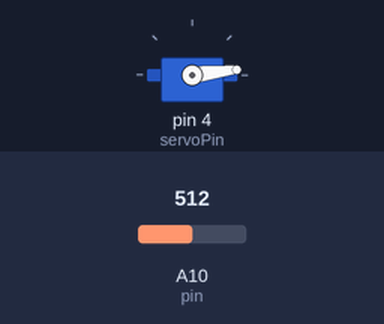
The sketch below on a simulated Arduino Mega 2560, built with avr-gcc and run on an emulated ATmega2560. Shown: servo. The test bench sets the inputs (shaded band); at power-on: A10 (pin) = 512.

Above: at 0.15 s.
At 1.2 s:
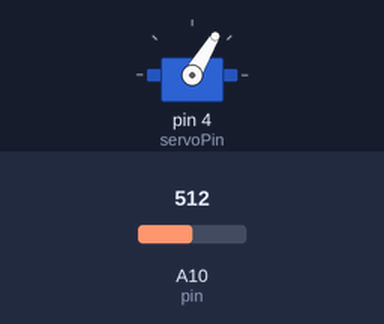
1.3 s: A10 (pin) set to 710
At 1.66 s:
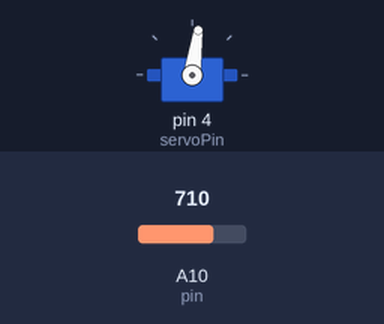
Timing chart, 0 to 5.2 s (numbered marks = the images above; inputs shaded):
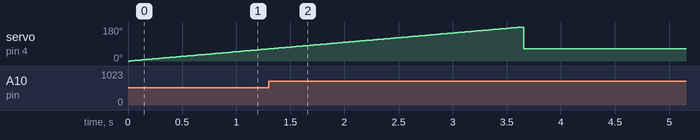

Measured:
- by itself, servo on pin 4 (servoPin): rises from 64° to 180° in 2.3 s, then falls to 65° in 0.02 s

The sketch:

FireDetectionServo.ino
```cpp
//Fire Fighting Code
//Kevin Chow & Mohammad Biglari-Abhari
#include <Servo.h>

//Analogue input pin for the phototransistor
#define pin A10

///Initialising the servo motors
Servo myServo;
//The current pin for the servo motor
int servoPin = 4; //check whether this is actually free or not

//Initalised variables for the maximum light reading and also the position of that maximum light reading
int maxLightReading = 0;
int maxLightPos = 0;
bool oneRound = false;

void setup()
{
  //Serial setting of 9600 for the baudrate
  Serial.begin (9600);
  //Setting A10 as an input
  pinMode (pin, INPUT);
  //Setting up the servo motor
  myServo.attach(servoPin);
}

void loop() {
 if(oneRound == false){
  //For angle of 0 to 180, the servo will sweep through, read from the phototransistor and compare whether the reading is larger than the current stored value for
  //the largest light reading and also its corresponding position (this will not change if it is smaller or equal to)
  for (int i=0; i<=180; i++) {
    //Move to the current positon of i
    myServo.write(i);
    float voltage = analogRead(pin);
    if(voltage > maxLightReading){
      maxLightReading = voltage;
      maxLightPos = myServo.read();
    }
    delay(20);
    oneRound = true;
    }
  }
  //Move the servo to the position of the maximum light reading
  myServo.write(maxLightPos);
}
/*


delay(100);
}
*/
```

IRShortRange.cpp
```cpp
#include "IRShortRange.h"


void IRShort::setupIR(int AnalogIn) {
  this->pin = AnalogIn;
}

float IRShort::readSensor() {
  if(arrayPos == 5)
  {
    arrayPos = 0;
  }
   float result = analogRead(this->pin);
   this->filterStore[this->arrayPos] = result;
   float mean = ((this->filterStore[0]) + (this->filterStore[1]) + (this->filterStore[2]) + (this->filterStore[3]) + (this->filterStore[4])) /5 ;
   this->arrayPos++;
   return multiMap(mean, this->in, this->out, 14);

}


float IRShort::multiMap(int val, float* _in, float* _out, uint8_t size)
{
  // take care the value is within range
  // val = constrain(val, _in[0], _in[size-1]);
  if (val >= _in[0]) return _out[0];//chanmge to flag
  if (val <= _in[size-1]) return _out[size-1];

  // search right interval
  uint8_t pos = 1;  // _in[0] allready tested
  while(val < _in[pos]) pos++;

  // this will handle all exact "points" in the _in array
  if (val == _in[pos]) return _out[pos];

  // interpolate in the right segment for the rest
  return (val - _in[pos-1]) * (_out[pos] - _out[pos-1]) / (_in[pos] - _in[pos-1]) + _out[pos-1]  + 1;
}
```

IRShortRange.h
```cpp
#include "Arduino.h"


class IRShort {

  public:

    void setupIR(int analogIn);
    float readSensor();

  private:
    float val;
    float pin;
    float out[14] = {4, 6, 8, 10 ,12, 14,16,18,20,22,24,26,28,30};
    float in[14] = {466,356,285,233,198,176,156,141,127,113,101,91,78,67};
    float filterStore[5] = {0,0,0,0,0};
    float multiMap(int val, float* _in, float* _out, uint8_t size);
    int arrayPos;


};
```

MadgwickAHRS.cpp
```cpp
// (licence header left out)
//-------------------------------------------------------------------------------------------
// Header files

#include "MadgwickAHRS.h"
#include <math.h>

//-------------------------------------------------------------------------------------------
// Definitions

#define sampleFreqDef   512.0f          // sample frequency in Hz
#define betaDef         0.1f            // 2 * proportional gain


//============================================================================================
// Functions

//-------------------------------------------------------------------------------------------
// AHRS algorithm update

Madgwick::Madgwick() {
	beta = betaDef;
	q0 = 1.0f;
	q1 = 0.0f;
	q2 = 0.0f;
	q3 = 0.0f;
	invSampleFreq = 1.0f / sampleFreqDef;
	anglesComputed = 0;
}

void Madgwick::update(float gx, float gy, float gz, float ax, float ay, float az, float mx, float my, float mz) {
	float recipNorm;
	float s0, s1, s2, s3;
	float qDot1, qDot2, qDot3, qDot4;
	float hx, hy;
	float _2q0mx, _2q0my, _2q0mz, _2q1mx, _2bx, _2bz, _4bx, _4bz, _2q0, _2q1, _2q2, _2q3, _2q0q2, _2q2q3, q0q0, q0q1, q0q2, q0q3, q1q1, q1q2, q1q3, q2q2, q2q3, q3q3;

	// Use IMU algorithm if magnetometer measurement invalid (avoids NaN in magnetometer normalisation)
	if((mx == 0.0f) && (my == 0.0f) && (mz == 0.0f)) {
		updateIMU(gx, gy, gz, ax, ay, az);
		return;
	}

	// Convert gyroscope degrees/sec to radians/sec
	gx *= 0.0174533f;
	gy *= 0.0174533f;
	gz *= 0.0174533f;

	// Rate of change of quaternion from gyroscope
	qDot1 = 0.5f * (-q1 * gx - q2 * gy - q3 * gz);
	qDot2 = 0.5f * (q0 * gx + q2 * gz - q3 * gy);
	qDot3 = 0.5f * (q0 * gy - q1 * gz + q3 * gx);
	qDot4 = 0.5f * (q0 * gz + q1 * gy - q2 * gx);

	// Compute feedback only if accelerometer measurement valid (avoids NaN in accelerometer normalisation)
	if(!((ax == 0.0f) && (ay == 0.0f) && (az == 0.0f))) {

		// Normalise accelerometer measurement
		recipNorm = invSqrt(ax * ax + ay * ay + az * az);
		ax *= recipNorm;
		ay *= recipNorm;
		az *= recipNorm;

		// Normalise magnetometer measurement
		recipNorm = invSqrt(mx * mx + my * my + mz * mz);
		mx *= recipNorm;
		my *= recipNorm;
		mz *= recipNorm;

		// Auxiliary variables to avoid repeated arithmetic
		_2q0mx = 2.0f * q0 * mx;
		_2q0my = 2.0f * q0 * my;
		_2q0mz = 2.0f * q0 * mz;
		_2q1mx = 2.0f * q1 * mx;
		_2q0 = 2.0f * q0;
		_2q1 = 2.0f * q1;
		_2q2 = 2.0f * q2;
		_2q3 = 2.0f * q3;
		_2q0q2 = 2.0f * q0 * q2;
		_2q2q3 = 2.0f * q2 * q3;
		q0q0 = q0 * q0;
		q0q1 = q0 * q1;
		q0q2 = q0 * q2;
		q0q3 = q0 * q3;
		q1q1 = q1 * q1;
		q1q2 = q1 * q2;
		q1q3 = q1 * q3;
		q2q2 = q2 * q2;
		q2q3 = q2 * q3;
		q3q3 = q3 * q3;

		// Reference direction of Earth's magnetic field
		hx = mx * q0q0 - _2q0my * q3 + _2q0mz * q2 + mx * q1q1 + _2q1 * my * q2 + _2q1 * mz * q3 - mx * q2q2 - mx * q3q3;
		hy = _2q0mx * q3 + my * q0q0 - _2q0mz * q1 + _2q1mx * q2 - my * q1q1 + my * q2q2 + _2q2 * mz * q3 - my * q3q3;
		_2bx = sqrtf(hx * hx + hy * hy);
		_2bz = -_2q0mx * q2 + _2q0my * q1 + mz * q0q0 + _2q1mx * q3 - mz * q1q1 + _2q2 * my * q3 - mz * q2q2 + mz * q3q3;
		_4bx = 2.0f * _2bx;
		_4bz = 2.0f * _2bz;

		// Gradient decent algorithm corrective step
		s0 = -_2q2 * (2.0f * q1q3 - _2q0q2 - ax) + _2q1 * (2.0f * q0q1 + _2q2q3 - ay) - _2bz * q2 * (_2bx * (0.5f - q2q2 - q3q3) + _2bz * (q1q3 - q0q2) - mx) + (-_2bx * q3 + _2bz * q1) * (_2bx * (q1q2 - q0q3) + _2bz * (q0q1 + q2q3) - my) + _2bx * q2 * (_2bx * (q0q2 + q1q3) + _2bz * (0.5f - q1q1 - q2q2) - mz);
		s1 = _2q3 * (2.0f * q1q3 - _2q0q2 - ax) + _2q0 * (2.0f * q0q1 + _2q2q3 - ay) - 4.0f * q1 * (1 - 2.0f * q1q1 - 2.0f * q2q2 - az) + _2bz * q3 * (_2bx * (0.5f - q2q2 - q3q3) + _2bz * (q1q3 - q0q2) - mx) + (_2bx * q2 + _2bz * q0) * (_2bx * (q1q2 - q0q3) + _2bz * (q0q1 + q2q3) - my) + (_2bx * q3 - _4bz * q1) * (_2bx * (q0q2 + q1q3) + _2bz * (0.5f - q1q1 - q2q2) - mz);
		s2 = -_2q0 * (2.0f * q1q3 - _2q0q2 - ax) + _2q3 * (2.0f * q0q1 + _2q2q3 - ay) - 4.0f * q2 * (1 - 2.0f * q1q1 - 2.0f * q2q2 - az) + (-_4bx * q2 - _2bz * q0) * (_2bx * (0.5f - q2q2 - q3q3) + _2bz * (q1q3 - q0q2) - mx) + (_2bx * q1 + _2bz * q3) * (_2bx * (q1q2 - q0q3) + _2bz * (q0q1 + q2q3) - my) + (_2bx * q0 - _4bz * q2) * (_2bx * (q0q2 + q1q3) + _2bz * (0.5f - q1q1 - q2q2) - mz);
		s3 = _2q1 * (2.0f * q1q3 - _2q0q2 - ax) + _2q2 * (2.0f * q0q1 + _2q2q3 - ay) + (-_4bx * q3 + _2bz * q1) * (_2bx * (0.5f - q2q2 - q3q3) + _2bz * (q1q3 - q0q2) - mx) + (-_2bx * q0 + _2bz * q2) * (_2bx * (q1q2 - q0q3) + _2bz * (q0q1 + q2q3) - my) + _2bx * q1 * (_2bx * (q0q2 + q1q3) + _2bz * (0.5f - q1q1 - q2q2) - mz);
		recipNorm = invSqrt(s0 * s0 + s1 * s1 + s2 * s2 + s3 * s3); // normalise step magnitude
		s0 *= recipNorm;
		s1 *= recipNorm;
		s2 *= recipNorm;
		s3 *= recipNorm;

		// Apply feedback step
		qDot1 -= beta * s0;
		qDot2 -= beta * s1;
		qDot3 -= beta * s2;
		qDot4 -= beta * s3;
	}

	// Integrate rate of change of quaternion to yield quaternion
	q0 += qDot1 * invSampleFreq;
	q1 += qDot2 * invSampleFreq;
	q2 += qDot3 * invSampleFreq;
	q3 += qDot4 * invSampleFreq;

	// Normalise quaternion
	recipNorm = invSqrt(q0 * q0 + q1 * q1 + q2 * q2 + q3 * q3);
	q0 *= recipNorm;
	q1 *= recipNorm;
	q2 *= recipNorm;
	q3 *= recipNorm;
	anglesComputed = 0;
}

//-------------------------------------------------------------------------------------------
// IMU algorithm update

void Madgwick::updateIMU(float gx, float gy, float gz, float ax, float ay, float az) {
	float recipNorm;
	float s0, s1, s2, s3;
	float qDot1, qDot2, qDot3, qDot4;
	float _2q0, _2q1, _2q2, _2q3, _4q0, _4q1, _4q2 ,_8q1, _8q2, q0q0, q1q1, q2q2, q3q3;

	// Convert gyroscope degrees/sec to radians/sec
	gx *= 0.0174533f;
	gy *= 0.0174533f;
	gz *= 0.0174533f;

	// Rate of change of quaternion from gyroscope
	qDot1 = 0.5f * (-q1 * gx - q2 * gy - q3 * gz);
	qDot2 = 0.5f * (q0 * gx + q2 * gz - q3 * gy);
	qDot3 = 0.5f * (q0 * gy - q1 * gz + q3 * gx);
	qDot4 = 0.5f * (q0 * gz + q1 * gy - q2 * gx);

	// Compute feedback only if accelerometer measurement valid (avoids NaN in accelerometer normalisation)
	if(!((ax == 0.0f) && (ay == 0.0f) && (az == 0.0f))) {

		// Normalise accelerometer measurement
		recipNorm = invSqrt(ax * ax + ay * ay + az * az);
		ax *= recipNorm;
		ay *= recipNorm;
		az *= recipNorm;

		// Auxiliary variables to avoid repeated arithmetic
		_2q0 = 2.0f * q0;
		_2q1 = 2.0f * q1;
		_2q2 = 2.0f * q2;
		_2q3 = 2.0f * q3;
		_4q0 = 4.0f * q0;
		_4q1 = 4.0f * q1;
		_4q2 = 4.0f * q2;
		_8q1 = 8.0f * q1;
		_8q2 = 8.0f * q2;
		q0q0 = q0 * q0;
		q1q1 = q1 * q1;
		q2q2 = q2 * q2;
		q3q3 = q3 * q3;

		// Gradient decent algorithm corrective step
		s0 = _4q0 * q2q2 + _2q2 * ax + _4q0 * q1q1 - _2q1 * ay;
		s1 = _4q1 * q3q3 - _2q3 * ax + 4.0f * q0q0 * q1 - _2q0 * ay - _4q1 + _8q1 * q1q1 + _8q1 * q2q2 + _4q1 * az;
		s2 = 4.0f * q0q0 * q2 + _2q0 * ax + _4q2 * q3q3 - _2q3 * ay - _4q2 + _8q2 * q1q1 + _8q2 * q2q2 + _4q2 * az;
		s3 = 4.0f * q1q1 * q3 - _2q1 * ax + 4.0f * q2q2 * q3 - _2q2 * ay;
		recipNorm = invSqrt(s0 * s0 + s1 * s1 + s2 * s2 + s3 * s3); // normalise step magnitude
		s0 *= recipNorm;
		s1 *= recipNorm;
		s2 *= recipNorm;
		s3 *= recipNorm;

		// Apply feedback step
		qDot1 -= beta * s0;
		qDot2 -= beta * s1;
		qDot3 -= beta * s2;
		qDot4 -= beta * s3;
	}

	// Integrate rate of change of quaternion to yield quaternion
	q0 += qDot1 * invSampleFreq;
	q1 += qDot2 * invSampleFreq;
	q2 += qDot3 * invSampleFreq;
	q3 += qDot4 * invSampleFreq;

	// Normalise quaternion
	recipNorm = invSqrt(q0 * q0 + q1 * q1 + q2 * q2 + q3 * q3);
	q0 *= recipNorm;
	q1 *= recipNorm;
	q2 *= recipNorm;
	q3 *= recipNorm;
	anglesComputed = 0;
}

//-------------------------------------------------------------------------------------------
// Fast inverse square-root
// See: http://en.wikipedia.org/wiki/Fast_inverse_square_root

float Madgwick::invSqrt(float x) {
	float halfx = 0.5f * x;
	float y = x;
	long i = *(long*)&y;
	i = 0x5f3759df - (i>>1);
	y = *(float*)&i;
	y = y * (1.5f - (halfx * y * y));
	y = y * (1.5f - (halfx * y * y));
	return y;
}

//-------------------------------------------------------------------------------------------

void Madgwick::computeAngles()
{
	roll = atan2f(q0*q1 + q2*q3, 0.5f - q1*q1 - q2*q2);
	pitch = asinf(-2.0f * (q1*q3 - q0*q2));
	yaw = atan2f(q1*q2 + q0*q3, 0.5f - q2*q2 - q3*q3);
	anglesComputed = 1;
}
```

MadgwickAHRS.h
```cpp
// (licence header left out)
#ifndef MadgwickAHRS_h
#define MadgwickAHRS_h
#include <math.h>

//--------------------------------------------------------------------------------------------
// Variable declaration
class Madgwick{
private:
    static float invSqrt(float x);
    float beta;				// algorithm gain
    float q0;
    float q1;
    float q2;
    float q3;	// quaternion of sensor frame relative to auxiliary frame
    float invSampleFreq;
    float roll;
    float pitch;
    float yaw;
    char anglesComputed;
    void computeAngles();

//-------------------------------------------------------------------------------------------
// Function declarations
public:
    Madgwick(void);
    void begin(float sampleFrequency) { invSampleFreq = 1.0f / sampleFrequency; }
    void update(float gx, float gy, float gz, float ax, float ay, float az, float mx, float my, float mz);
    void updateIMU(float gx, float gy, float gz, float ax, float ay, float az);
    //float getPitch(){return atan2f(2.0f * q2 * q3 - 2.0f * q0 * q1, 2.0f * q0 * q0 + 2.0f * q3 * q3 - 1.0f);};
    //float getRoll(){return -1.0f * asinf(2.0f * q1 * q3 + 2.0f * q0 * q2);};
    //float getYaw(){return atan2f(2.0f * q1 * q2 - 2.0f * q0 * q3, 2.0f * q0 * q0 + 2.0f * q1 * q1 - 1.0f);};
    float getRoll() {
        if (!anglesComputed) computeAngles();
        return roll * 57.29578f;
    }
    float getPitch() {
        if (!anglesComputed) computeAngles();
        return pitch * 57.29578f;
    }
    float getYaw() {
        if (!anglesComputed) computeAngles();
        return yaw * 57.29578f;
    }
    float getRollRadians() {
        if (!anglesComputed) computeAngles();
        return roll;
    }
    float getPitchRadians() {
        if (!anglesComputed) computeAngles();
        return pitch;
    }
    float getYawRadians() {
        if (!anglesComputed) computeAngles();
        return yaw;
    }
};
#endif
```

PID.cpp
```cpp
#include "PID.h"


void PID::setGains(float kp, float ki, float kd) {
  this->kp = kp;
  this->ki = ki;
  this->kd = kd;
  this->prevTime = 0;
  this->lastError = 0;
  this->errorSum = 0;
}

int PID::applyController(float error) {

   unsigned long currentTime = millis();
   unsigned long deltaTime = currentTime - this->prevTime;
   this->errorSum += error;
   float pOut = kp*error;
   float dOut = kd*(error - this->lastError) / (deltaTime);
   float iOut = ki*errorSum*deltaTime + lastIntError;
   lastIntError = iOut;
   this->prevTime = currentTime;
   this->lastError = error;

   return pOut + dOut + iOut;

}
```

PID.h
```cpp
#include "arduino.h"

class PID {
  public:
    void setGains(float kp, float ki, float kd);
    int applyController(float error);
  private:
    float kp, ki, kd;
    float lastError;
    unsigned long prevTime;
    unsigned errorSum;
    float lastIntError = 0 ;

};
```

battery.cpp
```cpp
#include "battery.h"

boolean is_battery_voltage_OK()
{
  static byte Low_voltage_counter;
  static unsigned long previous_millis;

  int Lipo_level_cal;
  int raw_lipo;
  //the voltage of a LiPo cell depends on its chemistry and varies from about 3.5V (discharged) = 717(3.5V Min) https://oscarliang.com/lipo-battery-guide/
  //to about 4.20-4.25V (fully charged) = 860(4.2V Max)
  //Lipo Cell voltage should never go below 3V, So 3.5V is a safety factor.
  raw_lipo = analogRead(A0);
  Lipo_level_cal = (raw_lipo - 717);
  Lipo_level_cal = Lipo_level_cal * 100;
  Lipo_level_cal = Lipo_level_cal / 143;

  if (Lipo_level_cal > 0 && Lipo_level_cal < 160) {
    previous_millis = millis();

    SerialCom->print("Lipo level:");
    SerialCom->print(Lipo_level_cal);
    SerialCom->print("%");
    SerialCom->print(" : Raw Lipo:");
    SerialCom->println(raw_lipo);
    Low_voltage_counter = 0;
    return true;
  } else {
    Low_voltage_counter++;
    if (Low_voltage_counter > 5)
      return false;
    else
      return true;
  }

}
```

battery.h
```cpp
#include "Arduino.h"


extern HardwareSerial *SerialCom;
```

locomotion.cpp
```cpp
#include "locomotion.h"

void locomotion::setupLocomotion(byte p1, byte p2, byte p3, byte p4) {
  this->p1 = p1; this->p2 = p2; this->p3 = p3; this->p4 = p4;
  this->m1.attach(p1); this->m2.attach(p2); this->m3.attach(p3); this->m4.attach(p4);
}


void locomotion::STOP() {
  this->m1.writeMicroseconds(1500);
  this->m2.writeMicroseconds(1500);
  this->m3.writeMicroseconds(1500);
  this->m4.writeMicroseconds(1500);
}

void locomotion::IK(float vx, float vy, float wz/*, HardwareSerial *SerialCom*/) {

  this->theta1 = ((-1/rw)* (vx + vy +((L+l) *wz)))  + 1500;
  this->theta2 =  ((-1/rw)* (vx - vy + ((L+l) * wz))) + 1500;
  this->theta3 = ((1/rw)* (vx - vy - ((L+l) * wz))) + 1500;
  this->theta4 = ((1/rw)* (vx + vy - ((L+l) * wz))) + 1500;


  //Write
  if (this->theta2 < 700) {
    this->theta2 = 700;
  }
   if (this->theta2 > 2300) {
    this->theta2 = 2300;
  }
    if (this->theta1 < 700) {
    this->theta1 = 700;
  }
   if (this->theta1 > 2300) {
    this->theta1 = 2300;
  }
    if (this->theta3 < 700) {
    this->theta3 = 700;
  }
   if (this->theta3 > 2300) {
    this->theta3 = 2300;
  }
    if (this->theta4 < 700) {
    this->theta4 = 700;
  }
   if (this->theta4 > 2300) {
    this->theta4 = 2300;
  }

/*
  SerialCom->println(" ");
  SerialCom->println(" ");
  SerialCom->println(" ");
  SerialCom->println(" ");
  SerialCom->println(" ");
  SerialCom->print(" Theta1: ");
  SerialCom->print(this->theta1 - 1500);
  SerialCom->print(" Theta2: ");
  SerialCom->print(this->theta2 - 1500);
  SerialCom->print(" Theta3: ");
  SerialCom->print(this->theta3 - 1500);
  SerialCom->print(" Theta4: ");
  SerialCom->println(this->theta4 - 1500);*/

    this->m1.writeMicroseconds(this->theta2);
    this->m4.writeMicroseconds(this->theta1);
    this->m3.writeMicroseconds(this->theta3);
    this->m2.writeMicroseconds(this->theta4);

}

void locomotion::disable_motors() {
  this->m1.detach();
  this->m2.detach();
  this->m3.detach();
  this->m4.detach();

  pinMode(this->p1, INPUT);
  pinMode(this->p2, INPUT);
  pinMode(this->p3, INPUT);
  pinMode(this->p4, INPUT);


}

void locomotion::enable_motors() {
  this->m1.attach(this->p1); this->m2.attach(this->p2); this->m3.attach(this->p3); this->m4.attach(this->p4);
}
```

locomotion.h
```cpp
#include "Arduino.h"
#include "Servo.h"

class locomotion{
  public:
    void setupLocomotion(byte p1, byte p2, byte p3, byte p4);
    void IK(float vx, float vy, float wz/*, HardwareSerial *SerialCom*/);
    void STOP();
    void disable_motors();
    void enable_motors();
  private:
    Servo m1, m2, m3, m4;
    byte p1, p2, p3, p4;
    float theta1,theta2,theta3,theta4;
    const float rw  = 0.027;
    const float L = 0.078;
    const float l = 0.080;


};
```

motionHandler.h
```cpp
#include "arduino.h"
#include "Servo.h"

#include "PID.h"


class motionHandler {
  public:
    void setupHandler(byte p1, byte p2, byte p3, byte p4);
    void serialReceive(HardwareSerial *SerialCom);
    void moveHandler(int vx, int vy, int wz, float error, HardwareSerial *SerialCom);
    void stopMotor();
    void disableHandler();
    void enableHandler();
  private:
    PID pidX, pidY, pidZ;
    unsigned int theta1, theta2, theta3, theta4;
    Servo m1, m2, m3, m4;
    byte p1, p2, p3, p4;
    const float rw  = 0.027;
    const float L = 0.078;
    const float l = 0.080;

};
```

Source omitted: motionHandler.cpp (3430 bytes), ultrasonic.cpp (650 bytes), ultrasonic.h (273 bytes)
